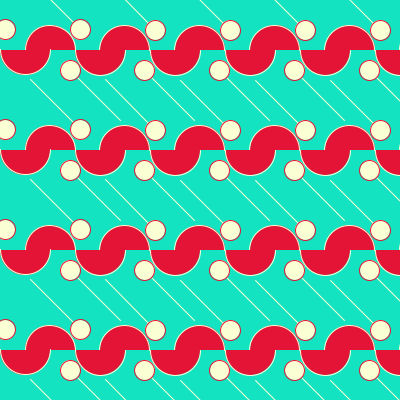
Frame 1 (no input)
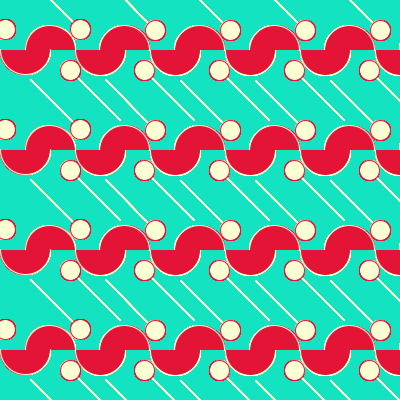
Frame 60 (the mouse pressed at the canvas centre just before this capture)
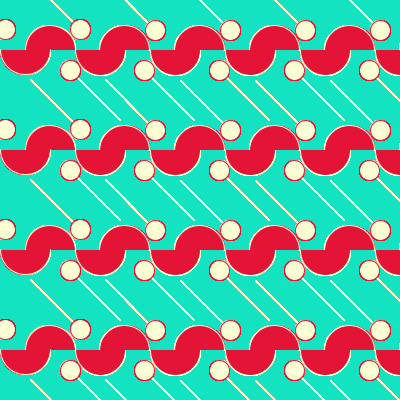
Frame 120 (the mouse held since frame 60 and released just before this capture)

The Processing sketch that drew these frames (run headless with seeded random() and noise(); from frame 60 on, the mouse is pressed at the canvas centre):

// Processing sketch: processing_137654
// ── processing_137654.pde

int g = 50;
public void setup(){
  size(400,400);
  background(20,227,193);
  
}

public void draw(){
  for(int j = 0; j<6; j++){
  pushMatrix();
  for(int i = 0; i < 6; i++){
    figure();
    translate(75,0);
        rotate(PI);
     figure();
    rotate(PI); 
  }
  popMatrix();
  translate(0,100);
  
  }
  
}


public void figure(){
  stroke(251,255,212);
  line(g+20,g+20,120,120);
  stroke(251,255,212);
   fill(227,20,54);
  arc(g, g, g, g, PI, TWO_PI);
  stroke(227,20,54);
  fill(251,255,212);
  ellipse(g+20, g+20, 20,20);
  
}
  
